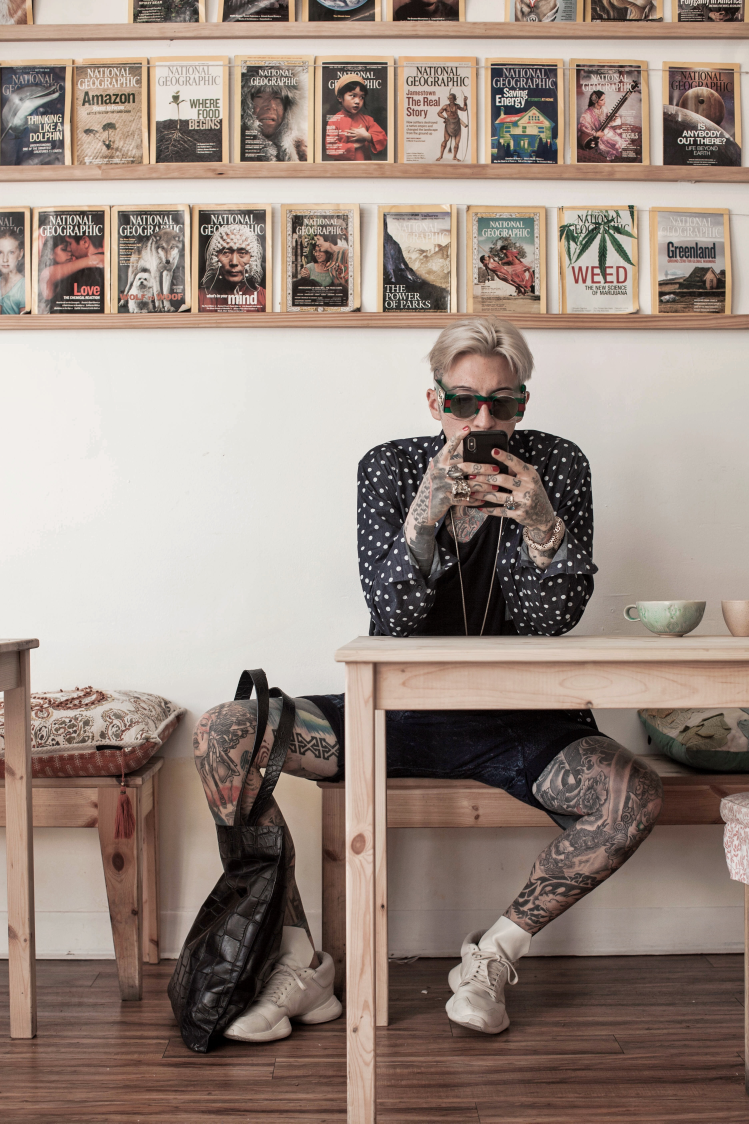
#> input picture src/photos/1.jpg, 3744 x 5616 px, found by its file name (shown at 1/5 size); its folder holds only this picture in this run
$ jupyter execute --allow-errors util.ipynb   (older library calls are emulated)
#> lines starting #> are read from the running program, lines starting #| are printed output that depends on the picture
# PoseMe

## Imports

[cell 1]
import os
from PIL import Image, ImageOps
import matplotlib.pyplot as plt

## Functions

[cell 2]
def rename_dir_numerically_temp(photo_dir, ext=".jpg"):
    x = 0
    for i in os.listdir(photo_dir):
        os.rename(photo_dir + i, photo_dir + "temp_" + str(x) + ext)
        x += 1

[cell 3]
def rename_dir_numerically(photo_dir, ext=".jpg"):
    x = 0
    for i in os.listdir(photo_dir):
        os.rename(photo_dir + i, photo_dir + str(x) + ext)
        x += 1

[cell 4]
def img_info(photo_dir, bins=15):
#> called with photo_dir = 'D:\\kunal\\pose_suggestion\\src\\photos\\', bins = 15
    imgs = os.listdir(photo_dir)
    imgs_format = []
    imgs_sizes = []
    imgs_mode = []
    # Open the image form working directory
    for image_name in imgs:
        image = Image.open(photo_dir + image_name)
#> image is the input picture: PIL image 3744x5616 RGB; mean R, G, B 154, 138.1, 128.8
        # summarize some details about the image
        imgs_format.append(image.format)
        imgs_sizes.append(image.size)
        imgs_mode.append(image.mode)
    # Width and Height Arrays
    imgs_heights = [img[0] for img in imgs_sizes]
#> imgs_heights = [3744]
    imgs_widths = [img[1] for img in imgs_sizes]
#> imgs_widths = [5616]
    hw_ratio = [ img[0]/img[1] for img in imgs_sizes]
#> hw_ratio = [0.667]
    # Plots
    plt.hist(imgs_format)
    plt.title("Image Type Distribution")
    plt.show()
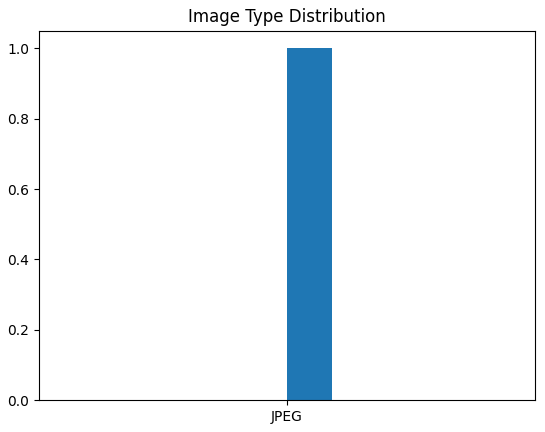
#> figure drawn by matplotlib, 1 panel; tallest bar 1 high, from x = 0 to 0.1
    plt.hist(imgs_heights, bins=bins)
    plt.title("Image Height Distribution")
    plt.show()
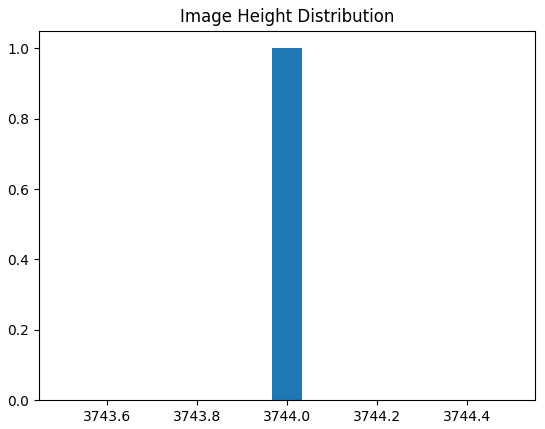
#> figure drawn by matplotlib, 1 panel; tallest bar 1 high, from x = 3744 to 3744
    plt.hist(imgs_widths, bins=bins)
    plt.title("Image Width Distribution")
    plt.show()
#> figure, not shown here; tallest bar 1 high, from x = 5616 to 5616
    plt.hist(hw_ratio, bins=bins)
    plt.title("Height to Width Distribution")
    plt.show()
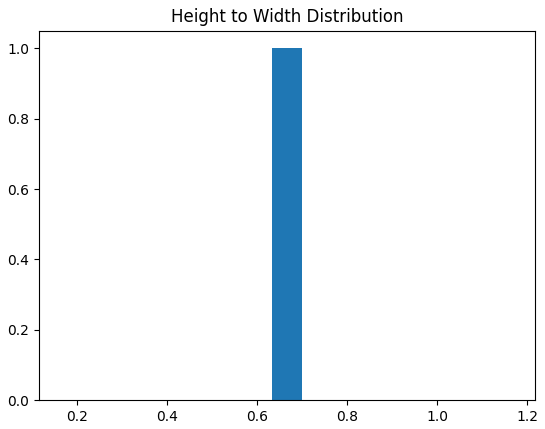
#> figure drawn by matplotlib, 1 panel; tallest bar 1 high, from x = 0.633 to 0.7

[cell 5]
def resize_imgs(photo_dir, output_dir, size):
#> called with photo_dir = 'D:\\kunal\\pose_suggestion\\src\\photos\\', output_dir = '../src/photos_resized_100/', size = 100
    desired_size = size
    raw_imgs = os.listdir(photo_dir)
    for img_name in raw_imgs:
        im_path = photo_dir + img_name
        im = Image.open(im_path)
        old_size = im.size  # old_size[0] is in (width, height) format
#> old_size = (3744, 5616)
        ratio = float(desired_size)/max(old_size)
#> ratio = 0.0178
        new_size = tuple([int(x*ratio) for x in old_size])
#> new_size = (66, 100)
        ## use thumbnail() or resize() method to resize the input image
        ## thumbnail is a in-place operation
        ## im.thumbnail(new_size, Image.ANTIALIAS)
        im = im.resize(new_size, Image.ANTIALIAS)
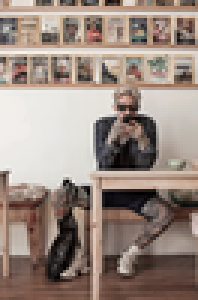
#> im: PIL image 66x100 RGB (shown 3 times larger); mean R, G, B 154, 138.1, 128.8
        # create a new image and paste the resized on it
        new_im = Image.new("RGB", (desired_size, desired_size))
#> new_im: PIL image 100x100 RGB; every value is 0
        new_im.paste(im, ((desired_size-new_size[0])//2,
                        (desired_size-new_size[1])//2))
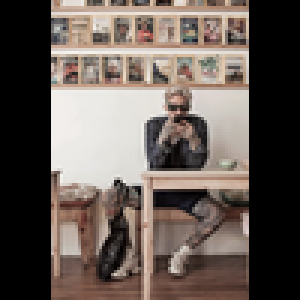
#> new_im: PIL image 100x100 RGB (shown 3 times larger); mean R, G, B 101.6, 91.1, 85
        #new_im.show()
        new_im.save(output_dir + img_name)

## Workflow

[cell 6]
photo_dir = "D:\\kunal\pose_suggestion\src\photos\\"
rename_dir_numerically_temp(photo_dir)
rename_dir_numerically(photo_dir)

[cell 7]
photo_dir = "D:\\kunal\pose_suggestion\src\photos\\"
img_info(photo_dir)

[cell 8]
photo_dir = "D:\\kunal\pose_suggestion\src\photos\\"
output_dir = "../src/photos_resized_100/"
resize_imgs(photo_dir, output_dir, 100)

[cell 9]
photo_dir = "D:\\kunal\pose_suggestion\src\photos_background_only\\"
output_dir = "../src/photos_background_only_resized_100/"
#> (the rest of this cell did not finish here and is left out)

$ run again, on src/photos/113.jpg
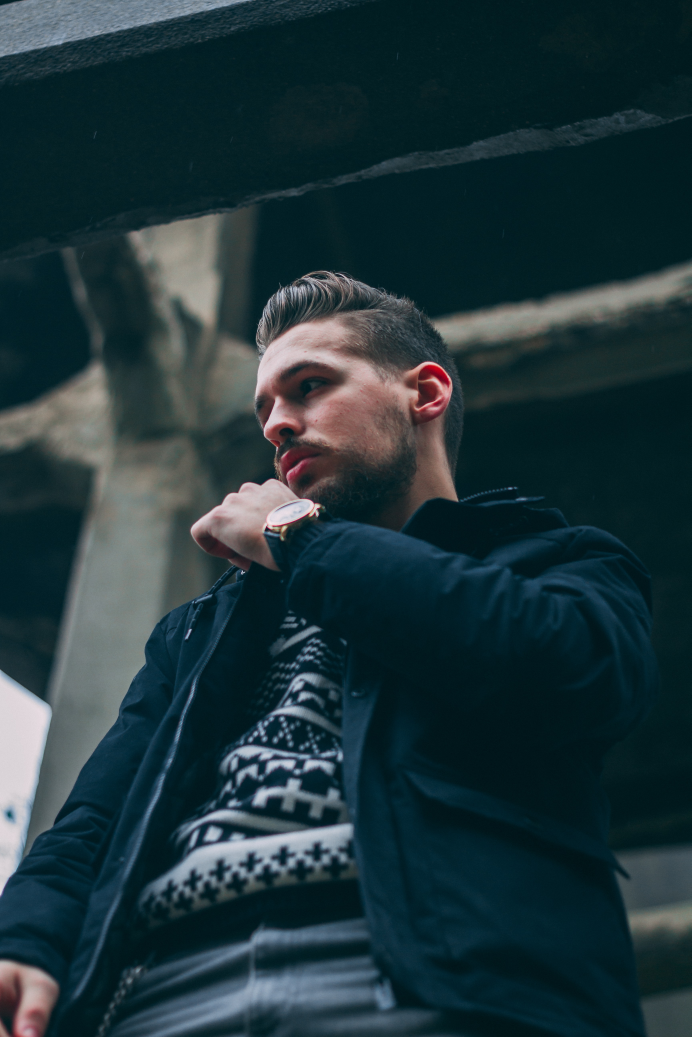
#> input picture src/photos/113.jpg, 3456 x 5184 px, found by its file name (shown at 1/5 size)
#> in img_info, image is the input picture: PIL image 3456x5184 RGB; mean R, G, B 31.6, 52.9, 58.5
#> in img_info, `plt.show()`:
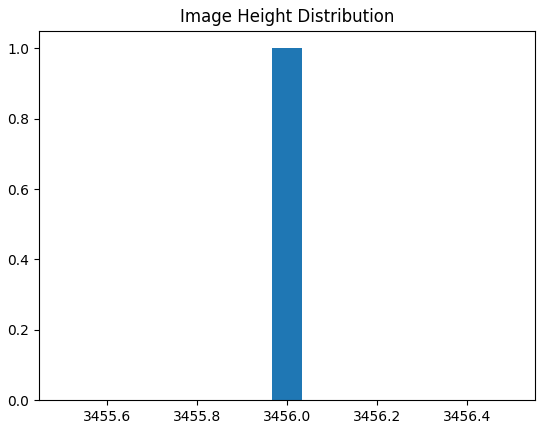
#> figure drawn by matplotlib, 1 panel; tallest bar 1 high, from x = 3456 to 3456
#> in resize_imgs, `new_im.paste(im, ((desired_size-new_size[0])//2, (desired_size-new_siz..`:
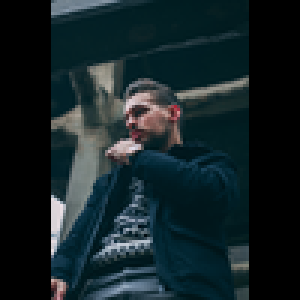
#> new_im: PIL image 100x100 RGB (shown 3 times larger); mean R, G, B 20.9, 34.9, 38.6

$ run again, on src/photos/121.jpg
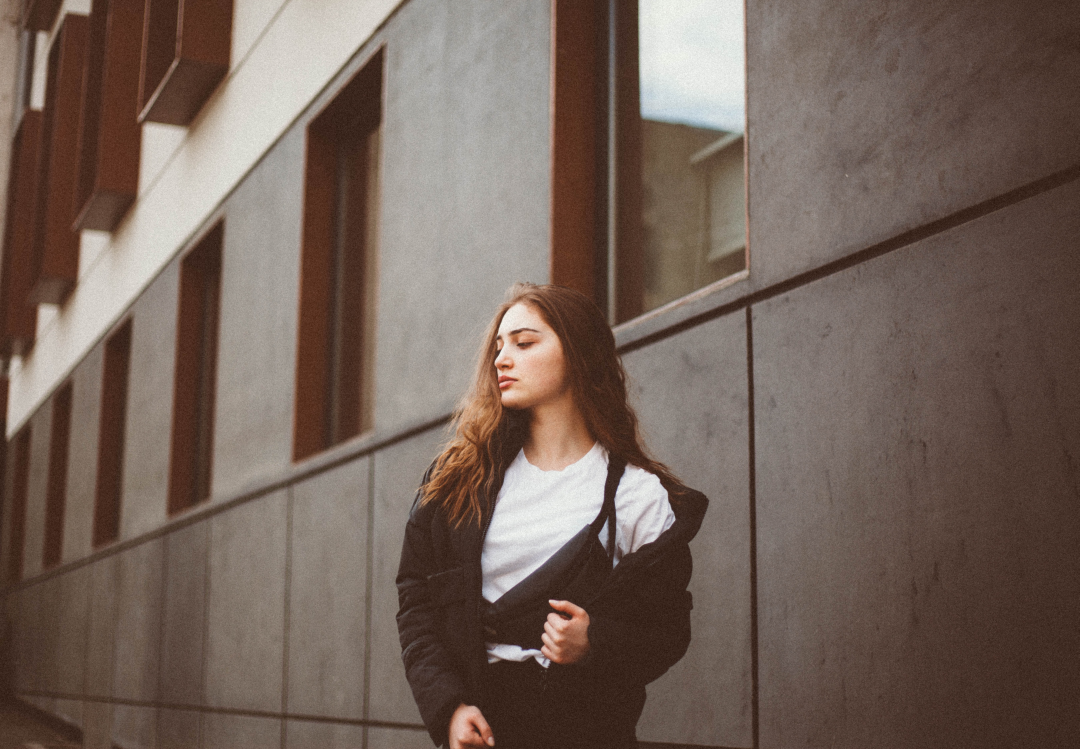
#> input picture src/photos/121.jpg, 5397 x 3744 px, found by its file name (shown at 1/5 size)
#> in img_info, image is the input picture: PIL image 5397x3744 RGB; mean R, G, B 115.6, 98.5, 89.2
#> in img_info, `plt.show()`:
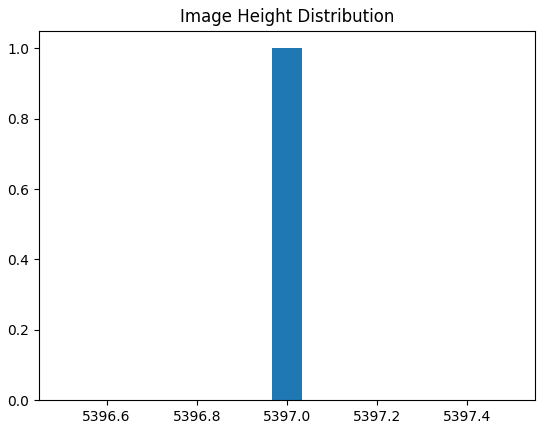
#> figure drawn by matplotlib, 1 panel; tallest bar 1 high, from x = 5397 to 5397
#> in resize_imgs, `new_im.paste(im, ((desired_size-new_size[0])//2, (desired_size-new_siz..`:
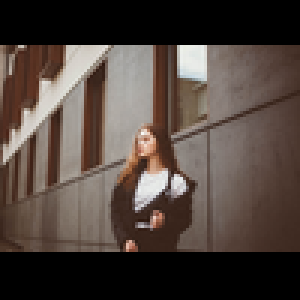
#> new_im: PIL image 100x100 RGB (shown 3 times larger); mean R, G, B 79.8, 67.9, 61.5

$ run again, on src/photos/128.jpg
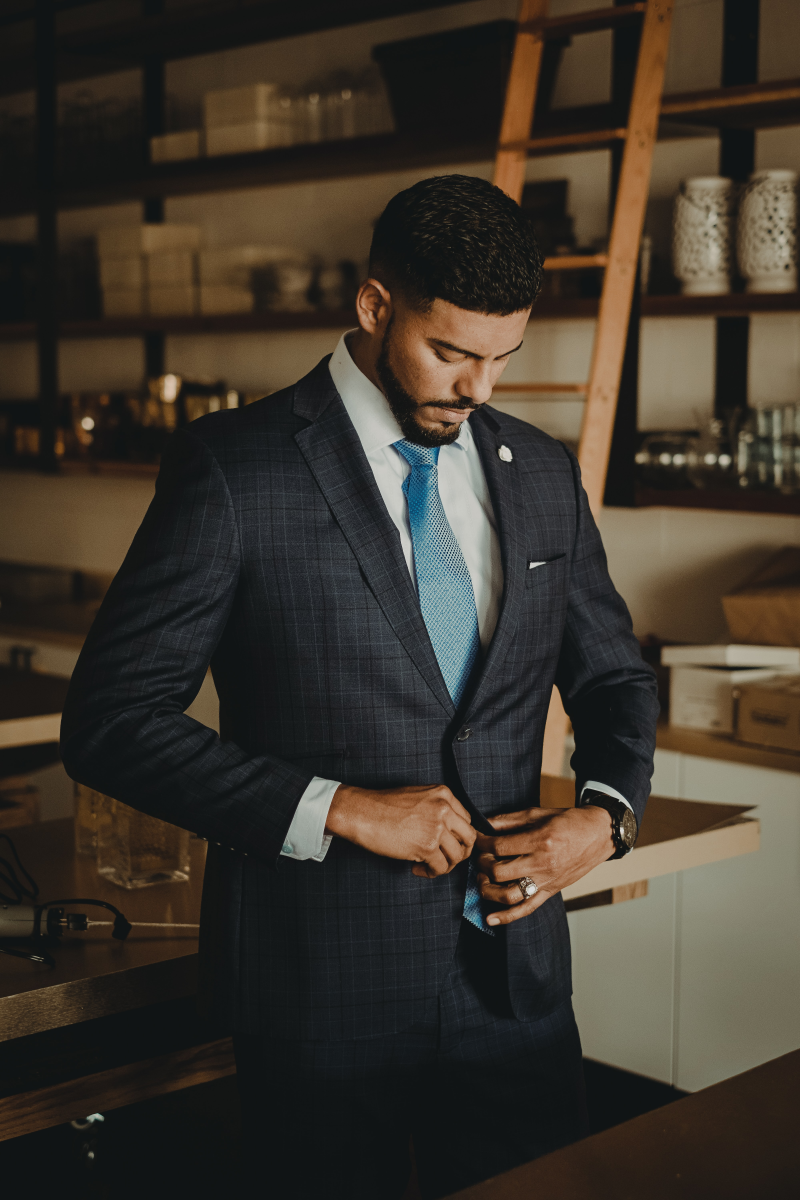
#> input picture src/photos/128.jpg, 4000 x 6000 px, found by its file name (shown at 1/5 size)
#> in img_info, image is the input picture: PIL image 4000x6000 RGB; mean R, G, B 60.6, 53.6, 44.4
#> in img_info, `plt.show()`:
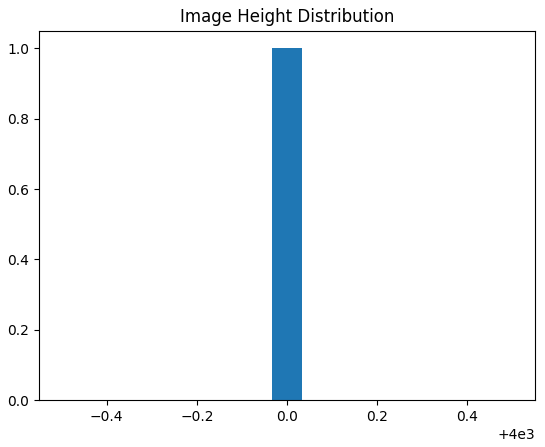
#> figure drawn by matplotlib, 1 panel; tallest bar 1 high, from x = 4000 to 4000
#> in resize_imgs, `new_im.paste(im, ((desired_size-new_size[0])//2, (desired_size-new_siz..`:
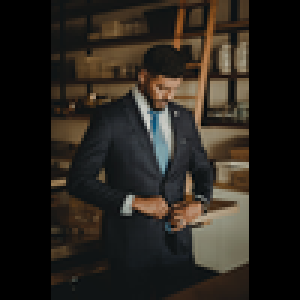
#> new_im: PIL image 100x100 RGB (shown 3 times larger); mean R, G, B 40, 35.4, 29.3
